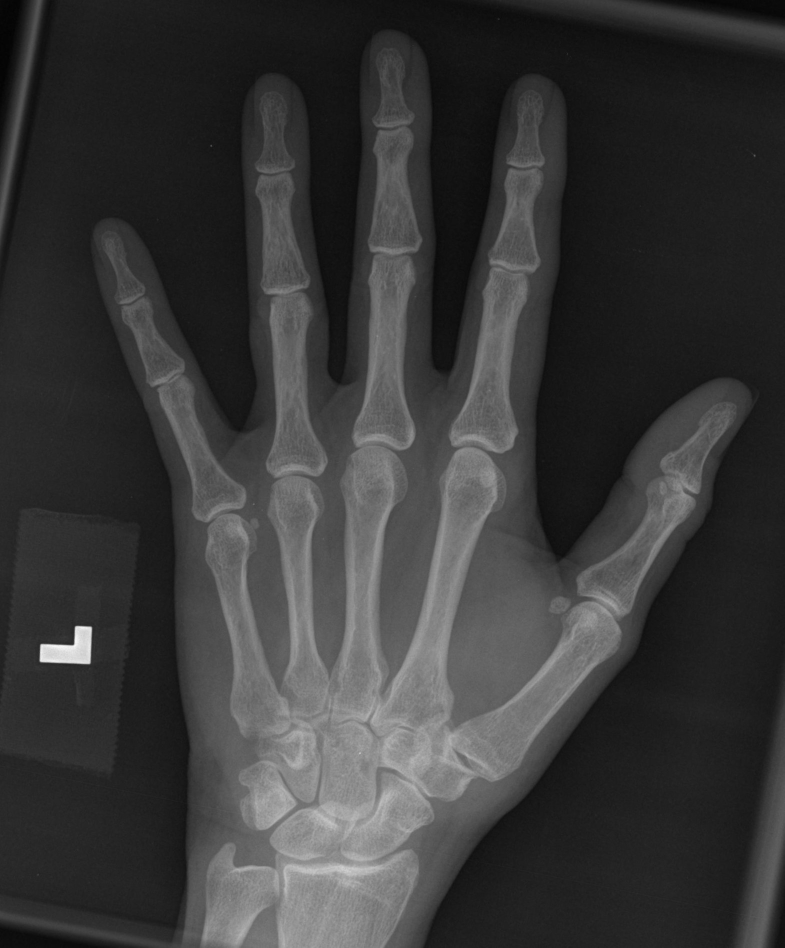
#> input picture 002_norm_rotated.jpg, 1569 x 1895 px (shown at 1/2 size)
$ jupyter execute Finalfile.ipynb
#> lines starting #> are read from the running program, lines starting #| are printed output that depends on the picture
[cell 1]
# Basic ReadMe
# for Computer Vision final project!
#
# For that project, several pictures being converted and rotated,
# All steps include morpological operations from cv2,
# such as delation, erosion, edges and others.
#
# Numpy was using for kernels,
# to improve there work
#
# After you run program,
# a picture of hand should appear.
# It's important to chose sector !!!
# WITH 4 FINGERS WE NEED
# Put a square with mouse,
# Press "Enter"
#
# Then Several Outputs should be presented!
#
# During the lines of code,
# More explanation,
# Will be present!
#
# DataSpell Python 3.10
# After Program present
# All output
# Press Enter and it finished!
#
# !@1 Project by Artur Bruev
#
# (basic review was sending a team,
# to improve there work and understand better a question)
#
#
# settings for 001_norm.jpg
# th1 = 100, th2 = 180
#
# settings for 001_norm_rotated.jpg
# th1 = 100, th2 = 180
#
# settings for 002_norm.jpg
# th1 = 50, th2 = 180
#
# settings for 002_norm_rotated.jpg
# th1 = 50, th2 = 180
#
#
#
# Here starts realization!

[cell 2]
import cv2
import numpy as np

[cell 3]
path = "002_norm_rotated.jpg"

[cell 4]
# Settings of gradient intensivity to find hand lines
# different pictures should consider different settings
# it's much better to use correct 'rotate' pictures

th1 = 50
th2 = 180

# We can raise th2,
# until all unimportant white objects,
# will disappear.

[cell 5]
# read image and finding future shape for drawing

colored = cv2.imread(path)
#> colored is the input picture: shape (1895, 1569, 3); min 2, max 250, mean 56.4
shape_init = colored.shape
#> shape_init = (1895, 1569, 3)

[cell 6]
# resize, hand should be on same position always
# using same size pictures to better identification

colored = cv2.resize(colored, (1000, 1000))
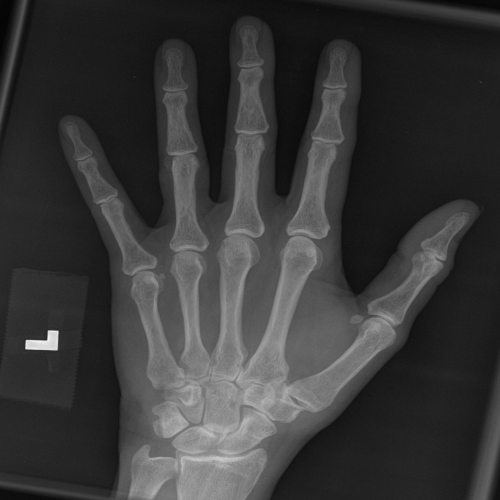
#> colored: shape (1000, 1000, 3) (shown at 1/2 size); min 2, max 249, mean 56.3


$ run again, with 001_norm_rotated.jpg copied over 002_norm_rotated.jpg
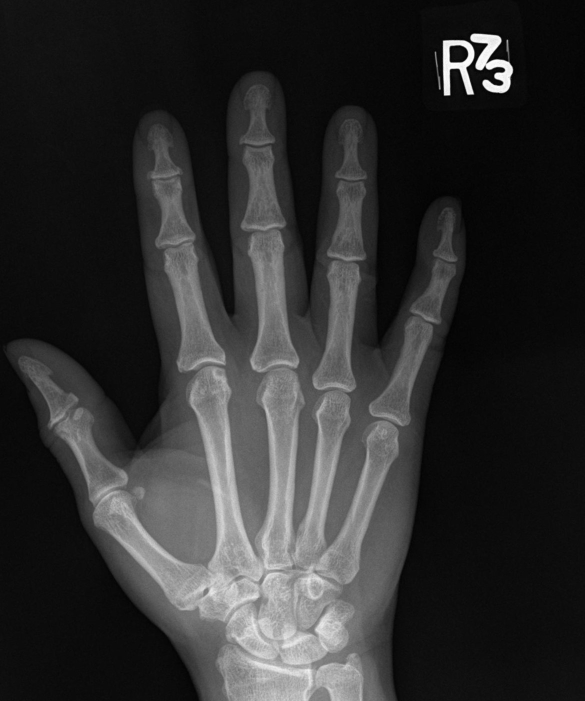
#> input picture 001_norm_rotated.jpg, 1170 x 1402 px (shown at 1/2 size)
#> colored is the input picture: shape (1402, 1170, 3); min 0, max 255, mean 46.8
#> `colored = cv2.resize(colored, (1000, 1000))`:
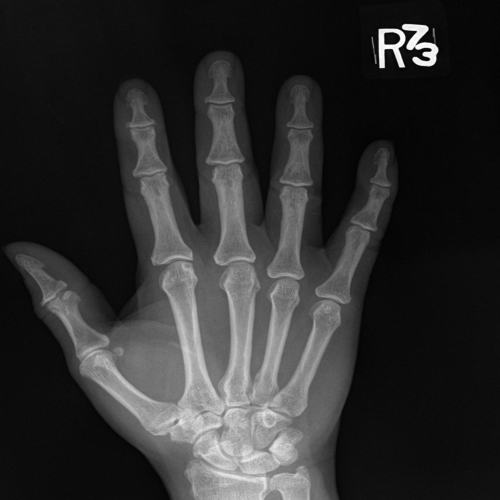
#> colored: shape (1000, 1000, 3) (shown at 1/2 size); min 0, max 255, mean 46.7

$ run again, with 002_norm.jpg copied over 002_norm_rotated.jpg
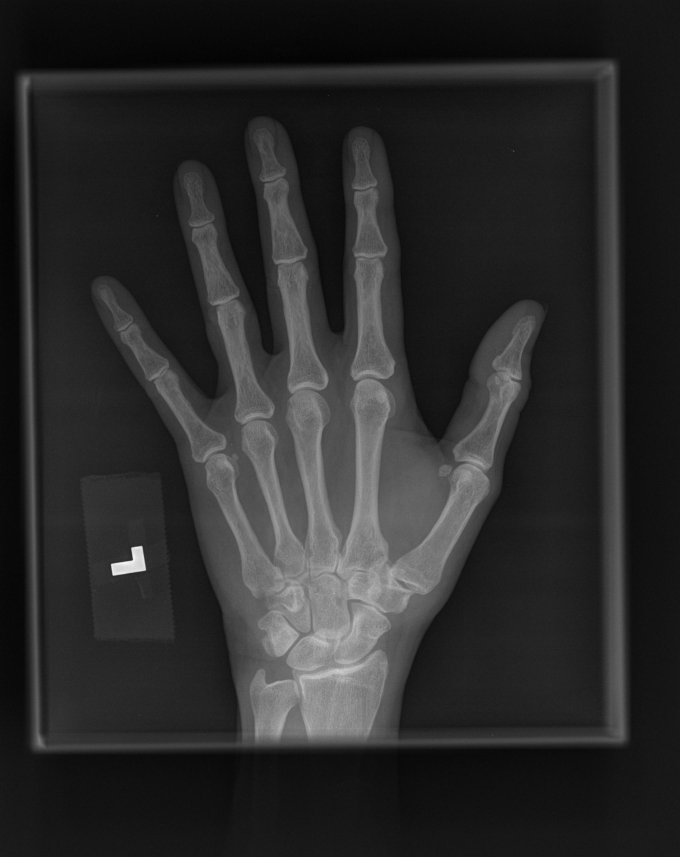
#> input picture 002_norm.jpg, 2040 x 2570 px (shown at 1/3 size)
#> colored is the input picture: shape (2570, 2040, 3); min 0, max 255, mean 43.3
#> `colored = cv2.resize(colored, (1000, 1000))`:
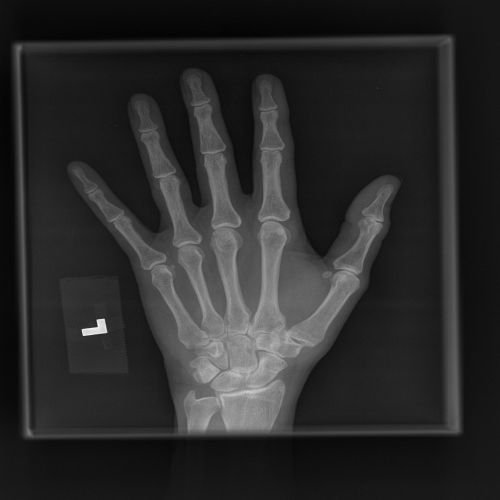
#> colored: shape (1000, 1000, 3) (shown at 1/2 size); min 1, max 248, mean 43.2
